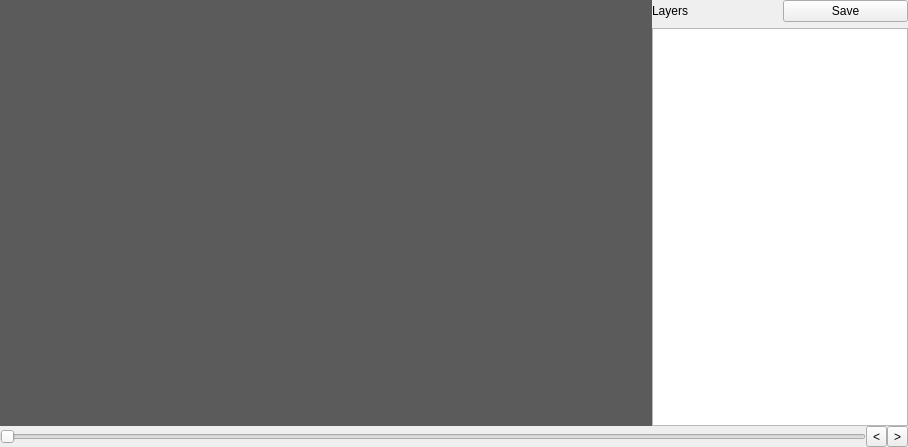
<?xml version="1.0" encoding="UTF-8"?>
<ui version="4.0">
 <class>LayeredImageVisualizer</class>
 <widget class="QWidget" name="LayeredImageVisualizer">
  <property name="geometry">
   <rect>
    <x>0</x>
    <y>0</y>
    <width>908</width>
    <height>447</height>
   </rect>
  </property>
  <property name="windowTitle">
   <string>Form</string>
  </property>
  <layout class="QVBoxLayout" name="verticalLayout">
   <property name="spacing">
    <number>0</number>
   </property>
   <property name="margin">
    <number>0</number>
   </property>
   <item>
    <layout class="QHBoxLayout" name="horizontalLayout_3">
     <property name="spacing">
      <number>0</number>
     </property>
     <property name="topMargin">
      <number>0</number>
     </property>
     <item>
      <widget class="QWidget" name="graphicsHolder" native="true">
       <property name="sizePolicy">
        <sizepolicy hsizetype="Expanding" vsizetype="Expanding">
         <horstretch>0</horstretch>
         <verstretch>0</verstretch>
        </sizepolicy>
       </property>
       <property name="styleSheet">
        <string notr="true">background-color: rgb(91,91,91);</string>
       </property>
      </widget>
     </item>
     <item>
      <widget class="QWidget" name="widget" native="true">
       <property name="sizePolicy">
        <sizepolicy hsizetype="Minimum" vsizetype="Preferred">
         <horstretch>0</horstretch>
         <verstretch>0</verstretch>
        </sizepolicy>
       </property>
       <layout class="QVBoxLayout" name="verticalLayout_2">
        <property name="margin">
         <number>0</number>
        </property>
        <item>
         <layout class="QHBoxLayout" name="horizontalLayout_2">
          <item>
           <widget class="QLabel" name="label">
            <property name="sizePolicy">
             <sizepolicy hsizetype="Minimum" vsizetype="Preferred">
              <horstretch>0</horstretch>
              <verstretch>0</verstretch>
             </sizepolicy>
            </property>
            <property name="text">
             <string>Layers</string>
            </property>
           </widget>
          </item>
          <item>
           <widget class="QPushButton" name="saveButton">
            <property name="text">
             <string>Save</string>
            </property>
           </widget>
          </item>
         </layout>
        </item>
        <item>
         <widget class="QTableView" name="tableView">
          <property name="sizePolicy">
           <sizepolicy hsizetype="Minimum" vsizetype="Expanding">
            <horstretch>0</horstretch>
            <verstretch>0</verstretch>
           </sizepolicy>
          </property>
         </widget>
        </item>
       </layout>
      </widget>
     </item>
    </layout>
   </item>
   <item>
    <layout class="QHBoxLayout" name="horizontalLayout">
     <property name="spacing">
      <number>0</number>
     </property>
     <item>
      <widget class="QSlider" name="sliderBar">
       <property name="orientation">
        <enum>Qt::Horizontal</enum>
       </property>
      </widget>
     </item>
     <item>
      <widget class="QToolButton" name="prevButton">
       <property name="text">
        <string>&lt;</string>
       </property>
      </widget>
     </item>
     <item>
      <widget class="QToolButton" name="nextButton">
       <property name="text">
        <string>&gt;</string>
       </property>
      </widget>
     </item>
    </layout>
   </item>
  </layout>
 </widget>
 <resources/>
 <connections/>
</ui>
